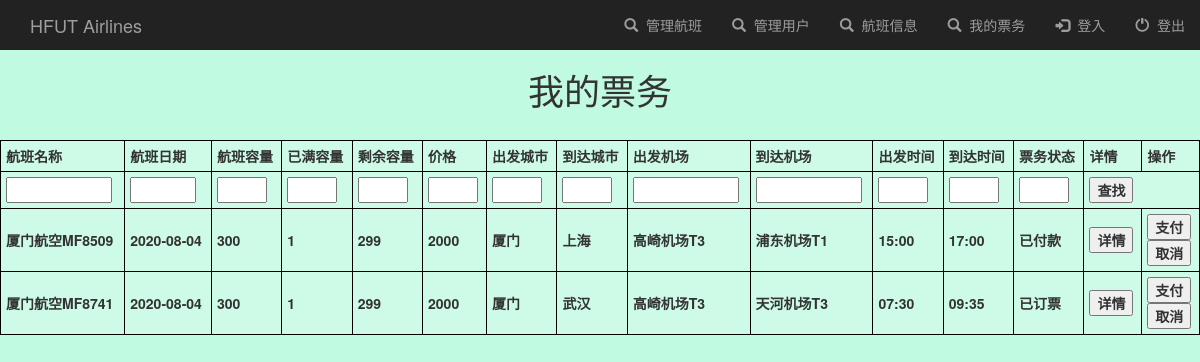
Page /myTicketInfo/ (signed in) on the earlier database version.
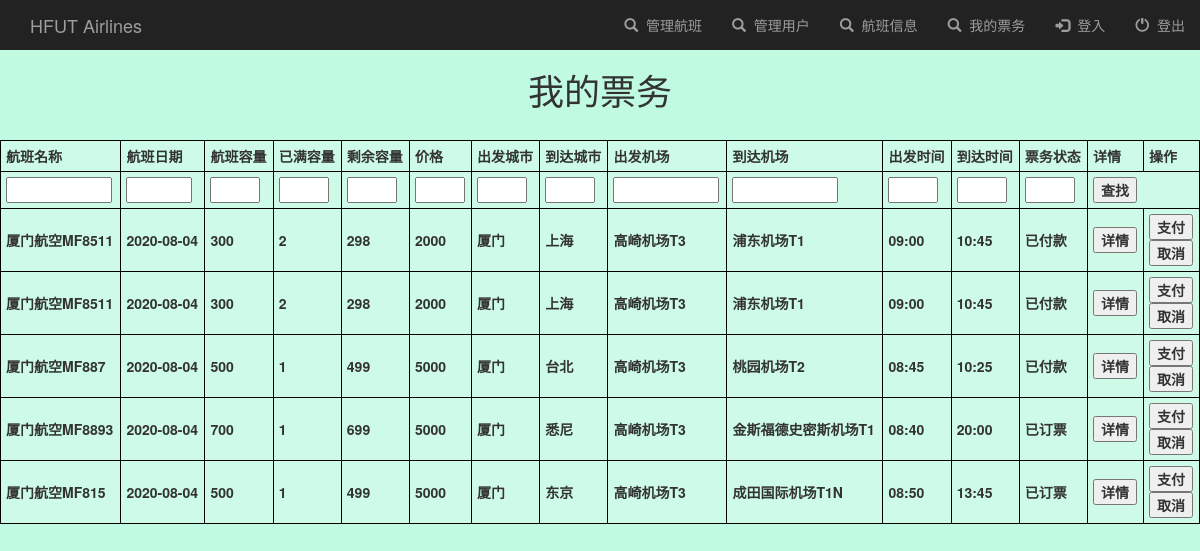
Same page on the later database version.
### TicketApp/models.py (models this page shows)
class TicketItem(models.Model):
    flight_name = models.TextField()
    flight_date = models.TextField()
    flight_capacity = models.IntegerField()
    flight_booked_seats = models.IntegerField()
    flight_remained_seats = models.IntegerField()
    flight_price = models.TextField()
    depart_city = models.TextField()
    arrive_city = models.TextField()
    depart_airport = models.TextField()
    arrive_airport = models.TextField()
    depart_time = models.TextField()
    arrive_time = models.TextField()

### TicketApp/views.py (the view)
# urls.py: path('myTicketInfo/', my_ticket_info, name='myTicketInfo'),
@login_required(login_url='login')
def my_ticket_info(request):
    all_ticket_items = TicketItem.objects.filter(Q(bookticketitem__book_status='已订票') |
                                                 Q(bookticketitem__book_status='已付款'),
                                                 bookticketitem__user_id=request.user.id).values(
                                                    'id', 'flight_name', 'flight_date', 'flight_capacity',
                                                    'flight_booked_seats', 'flight_remained_seats',
                                                    'flight_price', 'depart_city', 'arrive_city',
                                                    'depart_airport', 'arrive_airport', 'depart_time',
                                                    'arrive_time', 'bookticketitem__book_status')
    return render(request, 'MyTicketInfo.html', {'all_items': all_ticket_items})

### TicketApp/templates/MyTicketInfo.html (shortened to what this page needs)
<!DOCTYPE html>
{% include 'navbar.html' %}
<html lang="en">
<head>
</head>
<body>
<h1 align="center">我的票务</h1>
<table style="width:100%">
    <tr>
        <th>航班名称</th>
        <th>航班日期</th>
        <th>航班容量</th>
        <th>已满容量</th>
        <th>剩余容量</th>
        <th>价格</th>
        <th>出发城市</th>
        <th>到达城市</th>
        <th>出发机场</th>
        <th>到达机场</th>
        <th>出发时间</th>
        <th>到达时间</th>
        <th>票务状态</th>
        <th>详情</th>
        <th>操作</th>
    </tr>
    <tr>
    <form action="/searchMyTicket/" method="post">{% csrf_token %}
        <label>
            <th><input name="search_flight_name" size="10"></th>
            <th><input name="search_flight_date" size="5"></th>
            <th><input name="search_flight_capacity" size="3"></th>
            <th><input name="search_flight_booked_seats" size="3"></th>
            <th><input name="search_flight_remained_seats" size="3"></th>
            <th><input name="search_flight_price" size="3"></th>
            <th><input name="search_depart_city" size="3"></th>
            <th><input name="search_arrive_city" size="3"></th>
            <th><input name="search_depart_airport" size="10"></th>
            <th><input name="search_arrive_airport" size="10"></th>
            <th><input name="search_depart_time" size="3"></th>
            <th><input name="search_arrive_time" size="3"></th>
            <th><input name="search_book_status" size="3"></th>
            <th colspan="2"><input type="submit" value="查找"/></th>
        </label>
    </form>
    </tr>
    {% for myTicketInfo_item in all_items %}
    <tr>
        <th>{{ myTicketInfo_item.flight_name }}</th>
        <th>{{ myTicketInfo_item.flight_date }}</th>
        <th>{{ myTicketInfo_item.flight_capacity }}</th>
        <th>{{ myTicketInfo_item.flight_booked_seats }}</th>
        <th>{{ myTicketInfo_item.flight_remained_seats }}</th>
        <th>{{ myTicketInfo_item.flight_price }}</th>
        <th>{{ myTicketInfo_item.depart_city }}</th>
        <th>{{ myTicketInfo_item.arrive_city }}</th>
        <th>{{ myTicketInfo_item.depart_airport }}</th>
        <th>{{ myTicketInfo_item.arrive_airport }}</th>
        <th>{{ myTicketInfo_item.depart_time }}</th>
        <th>{{ myTicketInfo_item.arrive_time }}</th>
        <th id="book_status">{{ myTicketInfo_item.bookticketitem__book_status }}</th>
        <th><form action="/checkinTicket/{{myTicketInfo_item.id}}" method="post">{% csrf_token %}
            <input type="submit" value="详情">
        </form></th>
        <th>
        <form action="/prePayTicket/{{myTicketInfo_item.id}}" method="post">{% csrf_token %}
            <input type="submit" value="支付">
        </form>
        <form action="/preCancelTicket/{{myTicketInfo_item.id}}" method="post">{% csrf_token %}
            <input type="submit" value="取消">
        </form>
        </th>
    </tr>
    {% endfor %}
</table>
</body>
</html>

Differences in the rows shown:
no longer on this page (row unchanged): TicketItem: flight_name "厦门航空MF8509", flight_date "2020-08-04", flight_capacity "300", flight_booked_seats "1", flight_remained_seats "299", flight_price "2000", depart_city "厦门", arrive_city "上海", depart_airport "高崎机场T3", arrive_airport "浦东机场T1", depart_time "15:00", arrive_time "17:00", bookticketitem__book_status "已付款"
no longer on this page (row edited): TicketItem: flight_name "厦门航空MF8741", flight_date "2020-08-04", flight_capacity "300", flight_booked_seats "1", flight_remained_seats "299", flight_price "2000", depart_city "厦门", arrive_city "武汉", depart_airport "高崎机场T3", arrive_airport "天河机场T3", depart_time "07:30", arrive_time "09:35", bookticketitem__book_status "已订票"
now on this page (row edited): TicketItem: flight_name "厦门航空MF8511", flight_date "2020-08-04", flight_capacity "300", flight_booked_seats "2", flight_remained_seats "298", flight_price "2000", depart_city "厦门", arrive_city "上海", depart_airport "高崎机场T3", arrive_airport "浦东机场T1", depart_time "09:00", arrive_time "10:45", bookticketitem__book_status "已付款"
now on this page (row edited): TicketItem: flight_name "厦门航空MF887", flight_date "2020-08-04", flight_capacity "500", flight_booked_seats "1", flight_remained_seats "499", flight_price "5000", depart_city "厦门", arrive_city "台北", depart_airport "高崎机场T3", arrive_airport "桃园机场T2", depart_time "08:45", arrive_time "10:25", bookticketitem__book_status "已付款"
now on this page (row edited): TicketItem: flight_name "厦门航空MF8893", flight_date "2020-08-04", flight_capacity "700", flight_booked_seats "1", flight_remained_seats "699", flight_price "5000", depart_city "厦门", arrive_city "悉尼", depart_airport "高崎机场T3", arrive_airport "金斯福德史密斯机场T1", depart_time "08:40", arrive_time "20:00", bookticketitem__book_status "已订票"
now on this page (row edited): TicketItem: flight_name "厦门航空MF815", flight_date "2020-08-04", flight_capacity "500", flight_booked_seats "1", flight_remained_seats "499", flight_price "5000", depart_city "厦门", arrive_city "东京", depart_airport "高崎机场T3", arrive_airport "成田国际机场T1N", depart_time "08:50", arrive_time "13:45", bookticketitem__book_status "已订票"
